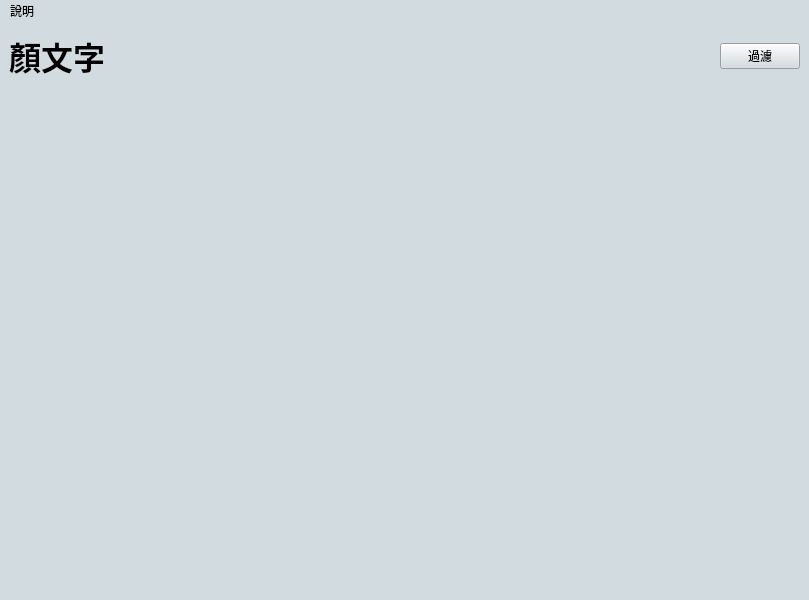
<?xml version="1.0" encoding="UTF-8"?>
<ui version="4.0">
 <class>MainWindow</class>
 <widget class="QMainWindow" name="MainWindow">
  <property name="geometry">
   <rect>
    <x>0</x>
    <y>0</y>
    <width>809</width>
    <height>600</height>
   </rect>
  </property>
  <property name="font">
   <font>
    <family>微軟正黑體</family>
   </font>
  </property>
  <property name="windowTitle">
   <string>顏文字庫</string>
  </property>
  <property name="autoFillBackground">
   <bool>false</bool>
  </property>
  <property name="styleSheet">
   <string notr="true">background-color: #D2DBE0;</string>
  </property>
  <widget class="QWidget" name="centralwidget">
   <layout class="QGridLayout" name="mainGridLayout">
    <item row="2" column="0" colspan="3">
     <widget class="QScrollArea" name="emojiScrollArea">
      <property name="styleSheet">
       <string notr="true">border: 0px;</string>
      </property>
      <property name="widgetResizable">
       <bool>true</bool>
      </property>
      <widget class="QWidget" name="scrollAreaWidgetContents">
       <property name="geometry">
        <rect>
         <x>0</x>
         <y>0</y>
         <width>791</width>
         <height>469</height>
        </rect>
       </property>
       <layout class="QGridLayout" name="emojiGridLayout"/>
      </widget>
     </widget>
    </item>
    <item row="0" column="0">
     <widget class="QLabel" name="label">
      <property name="font">
       <font>
        <family>微軟正黑體</family>
        <pointsize>24</pointsize>
        <weight>75</weight>
        <bold>true</bold>
       </font>
      </property>
      <property name="text">
       <string>顏文字</string>
      </property>
     </widget>
    </item>
    <item row="0" column="2">
     <widget class="QPushButton" name="filterBtn">
      <property name="styleSheet">
       <string notr="true"/>
      </property>
      <property name="text">
       <string>過濾</string>
      </property>
     </widget>
    </item>
    <item row="0" column="1">
     <spacer name="horizontalSpacer">
      <property name="orientation">
       <enum>Qt::Horizontal</enum>
      </property>
      <property name="sizeHint" stdset="0">
       <size>
        <width>40</width>
        <height>20</height>
       </size>
      </property>
     </spacer>
    </item>
    <item row="1" column="1">
     <spacer name="verticalSpacer">
      <property name="orientation">
       <enum>Qt::Vertical</enum>
      </property>
      <property name="sizeType">
       <enum>QSizePolicy::Fixed</enum>
      </property>
      <property name="sizeHint" stdset="0">
       <size>
        <width>20</width>
        <height>20</height>
       </size>
      </property>
     </spacer>
    </item>
   </layout>
  </widget>
  <widget class="QMenuBar" name="menubar">
   <property name="geometry">
    <rect>
     <x>0</x>
     <y>0</y>
     <width>809</width>
     <height>21</height>
    </rect>
   </property>
   <property name="styleSheet">
    <string notr="true"/>
   </property>
   <widget class="QMenu" name="menu">
    <property name="styleSheet">
     <string notr="true"/>
    </property>
    <property name="title">
     <string>說明</string>
    </property>
    <addaction name="action"/>
    <addaction name="action_2"/>
   </widget>
   <addaction name="menu"/>
  </widget>
  <widget class="QStatusBar" name="statusbar"/>
  <action name="action">
   <property name="text">
    <string>線上說明</string>
   </property>
  </action>
  <action name="action_2">
   <property name="text">
    <string>關於</string>
   </property>
  </action>
 </widget>
 <resources/>
 <connections/>
</ui>
